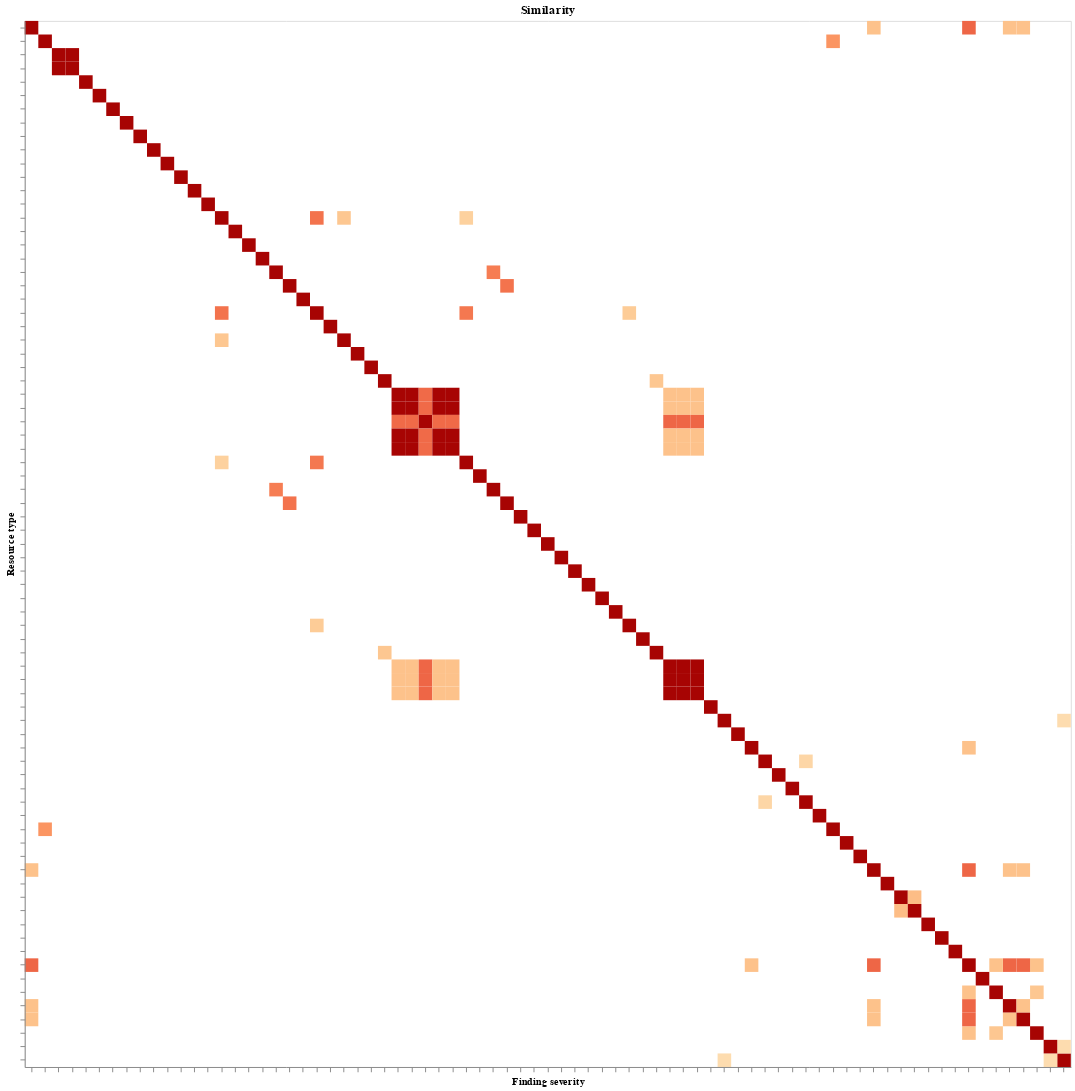

Write notebook code for a chart like this one.
### Code cell
mask = 'value >.9'

alt.Chart(similarity_df_melted.query(mask)).mark_rect().encode(
    alt.X('variable', axis=alt.Axis(labels=False, labelAngle=0)).title('Finding severity'),
    alt.Y('index', axis=alt.Axis(labels=False, labelAngle=0)).title('Resource type'),
    alt.Color('value', legend=None).scale(scheme="orangered", reverse=False),
    alt.Text('value'), 
    tooltip=["variable","index","value"]
).properties(title='Similarity', width=1100, height=1100)

### Figure 1 — Vega specification as saved in the notebook (floating-point values rounded to 4 significant figures; data arrays with more than 128 entries replaced by an {"elided": "..."} marker saying what was removed)
{"$schema": "https://vega.github.io/schema/vega/v5.json", "data": [{"name": "source_0", "values": {"elided": "189 records"}}, {"name": "source_0_x_domain_variable", "values": [{"variable": "019489e5-ba75-7ad9-9ebd-58e7d22e6b65>annalectworkshop"}, {"variable": "018f1475-ba8e-755e-b1a2-19e7e5935f0a>athena"}, {"variable": "018f1475-bb57-71e9-8341-25a582a28974>athena"}, {"variable": "018f1475-bbb6-7acf-8fa0-bd83e14affc0>athena"}, {"variable": "019489e5-ba75-7ad9-9ebd-58e7d22e6b65>bcpsept22poc"}, {"variable": "01949254-626b-7903-a071-5268f2d5841b>BG - DQ - AUG2024"}, {"variable": "01949254-626b-7903-a071-5268f2d5841b>BG - Ohalo Data X-Ray 7.12.1 - Deployment Script"}, {"variable": "019489e5-ba75-7ad9-9ebd-58e7d22e6b65>bg-postgresql-db"}, {"variable": "019489e5-ba75-7ad9-9ebd-58e7d22e6b65>bg-postgresql-db-encrypted"}, {"variable": "019489e5-ba75-7ad9-9ebd-58e7d22e6b65>citi20230401"}, {"variable": "0194281d-cca9-7dec-8303-c4eb8f16a379>collibra_partner"}, {"variable": "3632248f-cb71-4c21-9f9c-4f2e4530e5c7>collibra"}, {"variable": "21afdf3a-9d4c-4463-b971-c6894353cc0b>collibra"}, {"variable": "0192fc88-4c1c-7d30-a9fe-a122785556d7>confluent"}, {"variable": "01949254-626b-7903-a071-5268f2d5841b>creditacceptance-poc_edge"}, {"variable": "01949254-626b-7903-a071-5268f2d5841b>cw_js"}, {"variable": "019489e5-ba75-7ad9-9ebd-58e7d22e6b65>database-1"}, {"variable": "0192f667-c9e2-74d3-8a89-5fdd92ab9dee>db_antonio_fd1bc"}, {"variable": "0a943e7b-49fb-4297-bb30-d9fe252e1e9a>DBT"}, {"variable": "89f31af2-376d-477e-92e1-a56395b53c4d>DBT"}, {"variable": "67992d91-c7f7-4922-8ad8-b781d6f2bc9b>DBT"}, {"variable": "b6d78bb4-8905-4f6c-88a7-039540eeeff3>denodoEdgeConnection"}, {"variable": "0190a1b6-8b5b-75eb-bdb8-538f2bb8dbac>DOC_AI_DB"}, {"variable": "019489e5-ba75-7ad9-9ebd-58e7d22e6b65>dq-oracle"}, {"variable": "019489e5-ba75-7ad9-9ebd-58e7d22e6b65>dqse"}, {"variable": "01949254-626b-7903-a071-5268f2d5841b>dqse-postgres"}, {"variable": "019489e5-ba75-7ad9-9ebd-58e7d22e6b65>dqse-postgres"}, {"variable": "019489e5-ba75-7ad9-9ebd-58e7d22e6b65>dq-workshop"}, {"variable": "6912c4c5-816f-4f1b-a5c2-f81a1274bb3f>FIVETRAN_DATABASE_snowflake"}, {"variable": "018e2ee0-649b-703f-9fa0-4ab8b80f526f>FIVETRAN_DATABASE_snowflake"}, {"variable": "b17e672b-d87c-4f6d-80b6-7dd1e9899a98>FIVETRAN_DATABASE_snowflake"}, {"variable": "019489e5-ba75-7ad9-9ebd-58e7d22e6b65>fordpoc"}, {"variable": "93feb5b9-ade7-43d1-89b5-a7f909ae94c4>gcp-next-234908.tpc_ds"}, {"variable": "9a6c85e7-ba5b-4222-8a36-b8bf83aad3e2>gcp-next-234908.tpch_sf001"}, {"variable": "01949254-626b-7903-a071-5268f2d5841b>Hari_CDQ_main"}, {"variable": "e96cde6b-fa36-4514-a4c0-91e7da3c7ce4>Icorta"}, {"variable": "e92009cf-149a-4730-a154-c46c3a4dd2c7>Icorta"}, {"variable": "ad6468da-ea31-476d-8644-3eb7671c1fb7>Icorta"}, {"variable": "0544e981-07db-4136-a91e-0bbca41bb3ae>Icorta"}, {"variable": "2679bffe-2a2a-4f58-9d5c-d5fefcda1891>Icorta"}, {"variable": "800f8d01-e67a-4ed4-9675-e554c28f311e>JPB41304.us-east-1"}, {"variable": "019489e5-ba75-7ad9-9ebd-58e7d22e6b65>kiel-postgresql-dq-db"}, {"variable": "019489e5-ba75-7ad9-9ebd-58e7d22e6b65>mariadb-connectivity"}, {"variable": "22aa3d87-92b7-46b7-bf20-283a50ca0936>mongoDB"}, {"variable": "019489e5-ba75-7ad9-9ebd-58e7d22e6b65>Music"}, {"variable": "01949254-626b-7903-a071-5268f2d5841b>NAMER_ENTERPRISE_CDQ_DONOTDELETE"}, {"variable": "01949254-626b-7903-a071-5268f2d5841b>northwind"}, {"variable": "019489e5-ba75-7ad9-9ebd-58e7d22e6b65>northwind"}, {"variable": "01949254-626b-7903-a071-5268f2d5841b>party_table_details"}, {"variable": "019489e5-ba75-7ad9-9ebd-58e7d22e6b65>party_table_details"}, {"variable": "019489e5-ba75-7ad9-9ebd-58e7d22e6b65>party_table_record_1x"}, {"variable": "01949254-626b-7903-a071-5268f2d5841b>party_table_record_2x"}, {"variable": "019489e5-ba75-7ad9-9ebd-58e7d22e6b65>party_table_record_2x"}, {"variable": "01949254-626b-7903-a071-5268f2d5841b>party_table_record_3x"}, {"variable": "019489e5-ba75-7ad9-9ebd-58e7d22e6b65>party_table_record_3x"}, {"variable": "01949254-626b-7903-a071-5268f2d5841b>party_table_record_4x"}, {"variable": "019489e5-ba75-7ad9-9ebd-58e7d22e6b65>party_table_record_4x"}, {"variable": "019489e5-ba75-7ad9-9ebd-58e7d22e6b65>party_table_record_5x"}, {"variable": "019489e5-ba75-7ad9-9ebd-58e7d22e6b65>postgres"}, {"variable": "01949254-626b-7903-a071-5268f2d5841b>PubSecDQ"}, {"variable": "7037042f-1096-4efe-be7c-d9a0f0978ed2>ricston_tpc_h"}, {"variable": "019489e5-ba75-7ad9-9ebd-58e7d22e6b65>rthomas"}, {"variable": "0191713e-a309-7ae9-a875-24ff4f9130e6>salesforce-cdp"}, {"variable": "019234de-9d08-70c2-adcb-bb6e56530a8f>Salesforce-Datacloud"}, {"variable": "a867c0db-62f1-4d23-87d0-9d3077e9283b>salesforce_sandbox_poc_for_fivetran"}, {"variable": "01bc76fc-1f94-4769-bf6c-a9582dd17aac>sap-hana"}, {"variable": "01949254-626b-7903-a071-5268f2d5841b>SE_STRT_MJR_TENANT.DONOTDELETE"}, {"variable": "019489e5-ba75-7ad9-9ebd-58e7d22e6b65>te-dq-oracle"}, {"variable": "e150ba27-66a8-42c5-ab53-2bb3ac12a339>unity-catalog"}, {"variable": "b5cfba95-07ac-4424-9048-a3e01d247654>unity-catalog"}, {"variable": "018d9eff-0565-7304-ae0b-f3dd09381b1f>unity-catalog"}, {"variable": "1d934a60-225d-484b-9031-56d91df03b65>unity-catalog"}, {"variable": "bba77589-faa5-4ed2-80dc-07f261f2128c>unity-catalog"}, {"variable": "83757e27-ca18-4fdf-8455-7b52199c2464>unity-catalog"}, {"variable": "ba6670da-2ec3-449c-8b61-2ead1cc41bbb>unity-catalog"}, {"variable": "dfd72577-e0d7-43dc-8ff2-a8768b3ec2d1>unity-catalog"}, {"variable": "019489e5-ba75-7ad9-9ebd-58e7d22e6b65>workshop"}]}, {"name": "source_0_y_domain_index", "values": [{"index": "019489e5-ba75-7ad9-9ebd-58e7d22e6b65>annalectworkshop"}, {"index": "018f1475-ba8e-755e-b1a2-19e7e5935f0a>athena"}, {"index": "018f1475-bb57-71e9-8341-25a582a28974>athena"}, {"index": "018f1475-bbb6-7acf-8fa0-bd83e14affc0>athena"}, {"index": "019489e5-ba75-7ad9-9ebd-58e7d22e6b65>bcpsept22poc"}, {"index": "01949254-626b-7903-a071-5268f2d5841b>BG - DQ - AUG2024"}, {"index": "01949254-626b-7903-a071-5268f2d5841b>BG - Ohalo Data X-Ray 7.12.1 - Deployment Script"}, {"index": "019489e5-ba75-7ad9-9ebd-58e7d22e6b65>bg-postgresql-db"}, {"index": "019489e5-ba75-7ad9-9ebd-58e7d22e6b65>dqse-postgres"}, {"index": "019489e5-ba75-7ad9-9ebd-58e7d22e6b65>kiel-postgresql-dq-db"}, {"index": "019489e5-ba75-7ad9-9ebd-58e7d22e6b65>postgres"}, {"index": "019489e5-ba75-7ad9-9ebd-58e7d22e6b65>bg-postgresql-db-encrypted"}, {"index": "019489e5-ba75-7ad9-9ebd-58e7d22e6b65>citi20230401"}, {"index": "0194281d-cca9-7dec-8303-c4eb8f16a379>collibra_partner"}, {"index": "3632248f-cb71-4c21-9f9c-4f2e4530e5c7>collibra"}, {"index": "21afdf3a-9d4c-4463-b971-c6894353cc0b>collibra"}, {"index": "0192fc88-4c1c-7d30-a9fe-a122785556d7>confluent"}, {"index": "01949254-626b-7903-a071-5268f2d5841b>creditacceptance-poc_edge"}, {"index": "01949254-626b-7903-a071-5268f2d5841b>cw_js"}, {"index": "019489e5-ba75-7ad9-9ebd-58e7d22e6b65>database-1"}, {"index": "0192f667-c9e2-74d3-8a89-5fdd92ab9dee>db_antonio_fd1bc"}, {"index": "0a943e7b-49fb-4297-bb30-d9fe252e1e9a>DBT"}, {"index": "89f31af2-376d-477e-92e1-a56395b53c4d>DBT"}, {"index": "67992d91-c7f7-4922-8ad8-b781d6f2bc9b>DBT"}, {"index": "b6d78bb4-8905-4f6c-88a7-039540eeeff3>denodoEdgeConnection"}, {"index": "0190a1b6-8b5b-75eb-bdb8-538f2bb8dbac>DOC_AI_DB"}, {"index": "019489e5-ba75-7ad9-9ebd-58e7d22e6b65>dq-oracle"}, {"index": "019489e5-ba75-7ad9-9ebd-58e7d22e6b65>te-dq-oracle"}, {"index": "019489e5-ba75-7ad9-9ebd-58e7d22e6b65>dqse"}, {"index": "01949254-626b-7903-a071-5268f2d5841b>dqse-postgres"}, {"index": "019489e5-ba75-7ad9-9ebd-58e7d22e6b65>dq-workshop"}, {"index": "019489e5-ba75-7ad9-9ebd-58e7d22e6b65>workshop"}, {"index": "6912c4c5-816f-4f1b-a5c2-f81a1274bb3f>FIVETRAN_DATABASE_snowflake"}, {"index": "018e2ee0-649b-703f-9fa0-4ab8b80f526f>FIVETRAN_DATABASE_snowflake"}, {"index": "b17e672b-d87c-4f6d-80b6-7dd1e9899a98>FIVETRAN_DATABASE_snowflake"}, {"index": "019489e5-ba75-7ad9-9ebd-58e7d22e6b65>fordpoc"}, {"index": "93feb5b9-ade7-43d1-89b5-a7f909ae94c4>gcp-next-234908.tpc_ds"}, {"index": "9a6c85e7-ba5b-4222-8a36-b8bf83aad3e2>gcp-next-234908.tpch_sf001"}, {"index": "01949254-626b-7903-a071-5268f2d5841b>Hari_CDQ_main"}, {"index": "e96cde6b-fa36-4514-a4c0-91e7da3c7ce4>Icorta"}, {"index": "e92009cf-149a-4730-a154-c46c3a4dd2c7>Icorta"}, {"index": "0544e981-07db-4136-a91e-0bbca41bb3ae>Icorta"}, {"index": "ad6468da-ea31-476d-8644-3eb7671c1fb7>Icorta"}, {"index": "2679bffe-2a2a-4f58-9d5c-d5fefcda1891>Icorta"}, {"index": "800f8d01-e67a-4ed4-9675-e554c28f311e>JPB41304.us-east-1"}, {"index": "019489e5-ba75-7ad9-9ebd-58e7d22e6b65>mariadb-connectivity"}, {"index": "22aa3d87-92b7-46b7-bf20-283a50ca0936>mongoDB"}, {"index": "019489e5-ba75-7ad9-9ebd-58e7d22e6b65>Music"}, {"index": "01949254-626b-7903-a071-5268f2d5841b>NAMER_ENTERPRISE_CDQ_DONOTDELETE"}, {"index": "01949254-626b-7903-a071-5268f2d5841b>northwind"}, {"index": "019489e5-ba75-7ad9-9ebd-58e7d22e6b65>northwind"}, {"index": "01949254-626b-7903-a071-5268f2d5841b>party_table_details"}, {"index": "019489e5-ba75-7ad9-9ebd-58e7d22e6b65>party_table_details"}, {"index": "019489e5-ba75-7ad9-9ebd-58e7d22e6b65>party_table_record_1x"}, {"index": "01949254-626b-7903-a071-5268f2d5841b>party_table_record_2x"}, {"index": "019489e5-ba75-7ad9-9ebd-58e7d22e6b65>party_table_record_2x"}, {"index": "01949254-626b-7903-a071-5268f2d5841b>party_table_record_3x"}, {"index": "019489e5-ba75-7ad9-9ebd-58e7d22e6b65>party_table_record_3x"}, {"index": "01949254-626b-7903-a071-5268f2d5841b>party_table_record_4x"}, {"index": "019489e5-ba75-7ad9-9ebd-58e7d22e6b65>party_table_record_4x"}, {"index": "019489e5-ba75-7ad9-9ebd-58e7d22e6b65>party_table_record_5x"}, {"index": "01949254-626b-7903-a071-5268f2d5841b>PubSecDQ"}, {"index": "7037042f-1096-4efe-be7c-d9a0f0978ed2>ricston_tpc_h"}, {"index": "019489e5-ba75-7ad9-9ebd-58e7d22e6b65>rthomas"}, {"index": "0191713e-a309-7ae9-a875-24ff4f9130e6>salesforce-cdp"}, {"index": "019234de-9d08-70c2-adcb-bb6e56530a8f>Salesforce-Datacloud"}, {"index": "a867c0db-62f1-4d23-87d0-9d3077e9283b>salesforce_sandbox_poc_for_fivetran"}, {"index": "01bc76fc-1f94-4769-bf6c-a9582dd17aac>sap-hana"}, {"index": "01949254-626b-7903-a071-5268f2d5841b>SE_STRT_MJR_TENANT.DONOTDELETE"}, {"index": "e150ba27-66a8-42c5-ab53-2bb3ac12a339>unity-catalog"}, {"index": "b5cfba95-07ac-4424-9048-a3e01d247654>unity-catalog"}, {"index": "ba6670da-2ec3-449c-8b61-2ead1cc41bbb>unity-catalog"}, {"index": "018d9eff-0565-7304-ae0b-f3dd09381b1f>unity-catalog"}, {"index": "1d934a60-225d-484b-9031-56d91df03b65>unity-catalog"}, {"index": "bba77589-faa5-4ed2-80dc-07f261f2128c>unity-catalog"}, {"index": "83757e27-ca18-4fdf-8455-7b52199c2464>unity-catalog"}, {"index": "dfd72577-e0d7-43dc-8ff2-a8768b3ec2d1>unity-catalog"}]}, {"name": "source_0_color_domain_value", "values": [{"min": 0.9048, "max": 1.0}]}], "marks": [{"type": "rect", "name": "marks", "from": {"data": "source_0"}, "encode": {"update": {"x": {"field": "variable", "scale": "x"}, "width": {"signal": "max(0.25, bandwidth('x'))"}, "height": {"signal": "max(0.25, bandwidth('y'))"}, "fill": {"field": "value", "scale": "color"}, "y": {"field": "index", "scale": "y"}, "tooltip": {"signal": "{\"variable\": isValid(datum[\"variable\"]) ? datum[\"variable\"] : \"\"+datum[\"variable\"], \"index\": isValid(datum[\"index\"]) ? datum[\"index\"] : \"\"+datum[\"index\"], \"value\": format(datum[\"value\"], \"\")}"}}}, "style": ["rect"]}], "scales": [{"name": "x", "type": "band", "domain": {"data": "source_0_x_domain_variable", "field": "variable", "sort": true}, "range": [0, {"signal": "width"}], "paddingInner": 0, "paddingOuter": 0}, {"name": "y", "type": "band", "domain": {"data": "source_0_y_domain_index", "field": "index", "sort": true}, "range": [0, {"signal": "height"}], "paddingInner": 0, "paddingOuter": 0}, {"name": "color", "type": "linear", "domain": [{"signal": "(data(\"source_0_color_domain_value\")[0] || {}).min"}, {"signal": "(data(\"source_0_color_domain_value\")[0] || {}).max"}], "range": {"scheme": "orangered"}, "zero": false, "reverse": false, "interpolate": "hcl"}], "axes": [{"scale": "x", "grid": false, "labelBaseline": "top", "zindex": 1, "labels": false, "orient": "bottom", "labelAngle": 0, "title": "Finding severity"}, {"scale": "y", "labelAngle": 0, "labelAlign": "right", "title": "Resource type", "orient": "left", "grid": false, "labels": false, "zindex": 1}], "title": {"text": "Similarity", "frame": "group"}, "width": 1100, "height": 1100, "padding": 5, "style": "cell", "background": "white"}
